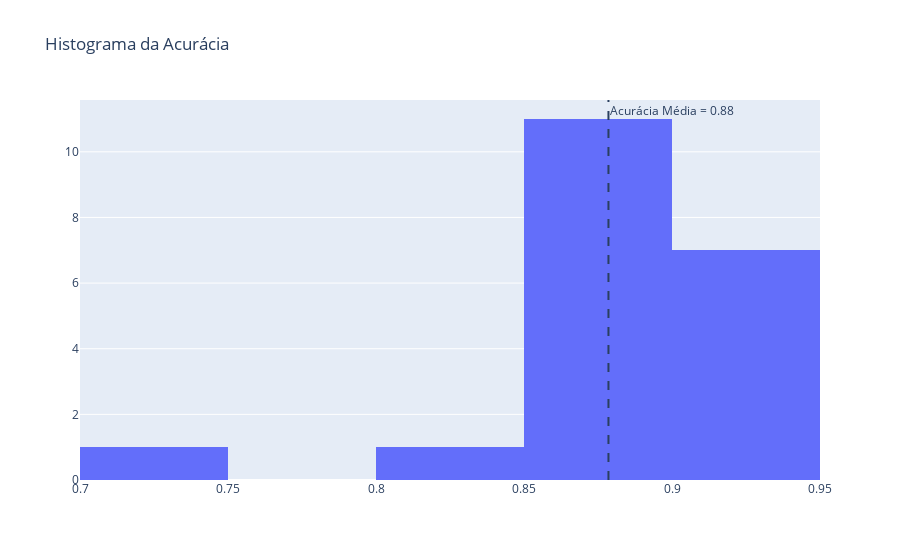

This figure's notebook cell:
### Code cell
plot_accuracies(knn_res['accuracies'])

### Figure 1 — Plotly figure (JSON) as saved in the notebook; plotly's stock layout.template omitted (floating-point values rounded to 4 significant figures)
{"data": [{"nbinsx": 5, "type": "histogram", "x": [0.9062, 0.9062, 0.875, 0.8594, 0.875, 0.9219, 0.8281, 0.875, 0.8889, 0.873, 0.9365, 0.873, 0.9206, 0.8889, 0.9048, 0.873, 0.7302, 0.9048, 0.873, 0.8571]}], "layout": {"annotations": [{"showarrow": false, "text": "Acurácia Média = 0.88", "x": 0.8785, "xanchor": "left", "xref": "x", "y": 1, "yanchor": "top", "yref": "y domain"}], "autosize": true, "shapes": [{"line": {"dash": "dash"}, "type": "line", "x0": 0.8785, "x1": 0.8785, "xref": "x", "y0": 0, "y1": 1, "yref": "y domain"}], "title": {"text": "Histograma da Acurácia"}, "xaxis": {"autorange": true, "range": [0.7, 0.95], "type": "linear"}, "yaxis": {"autorange": true, "range": [0, 11.58]}}}
